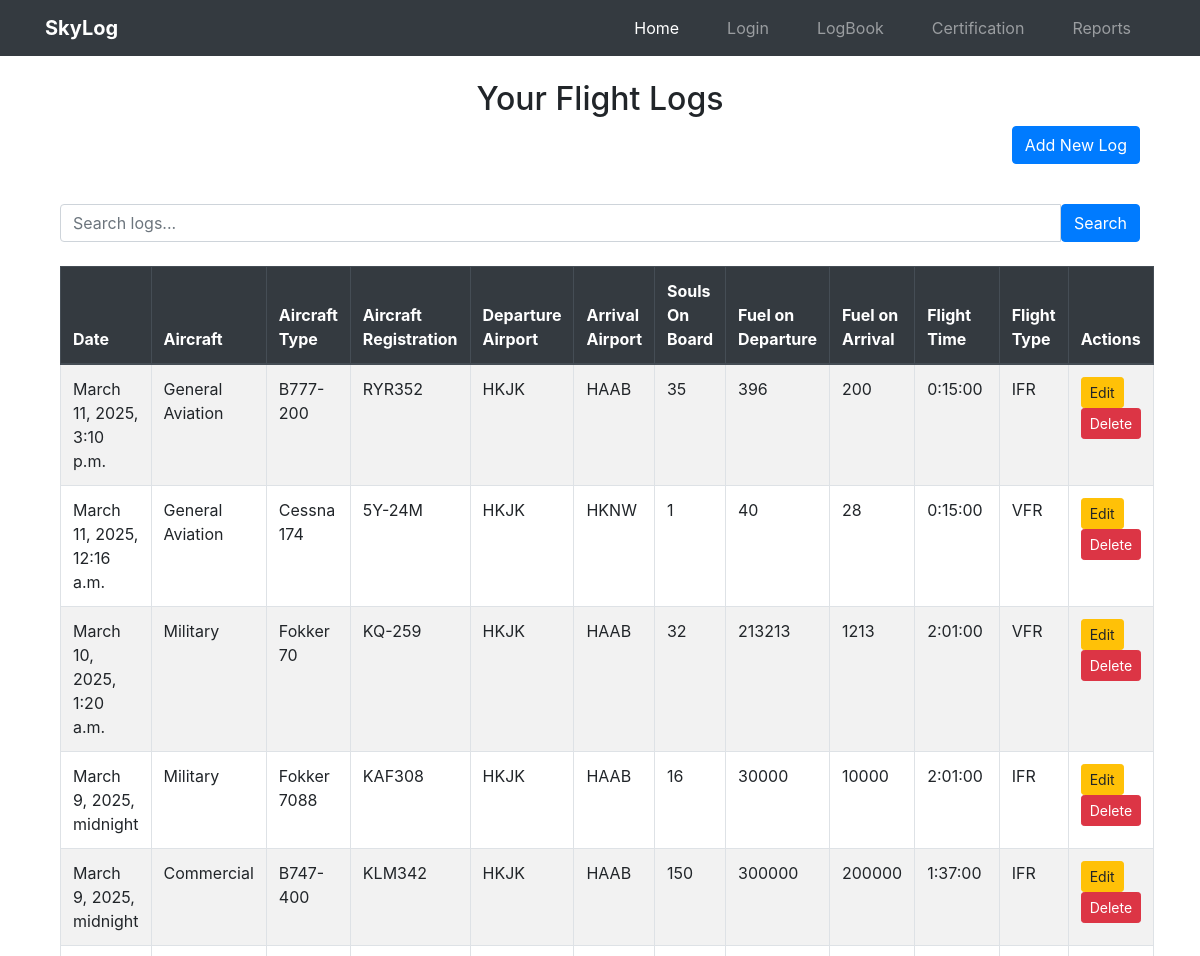
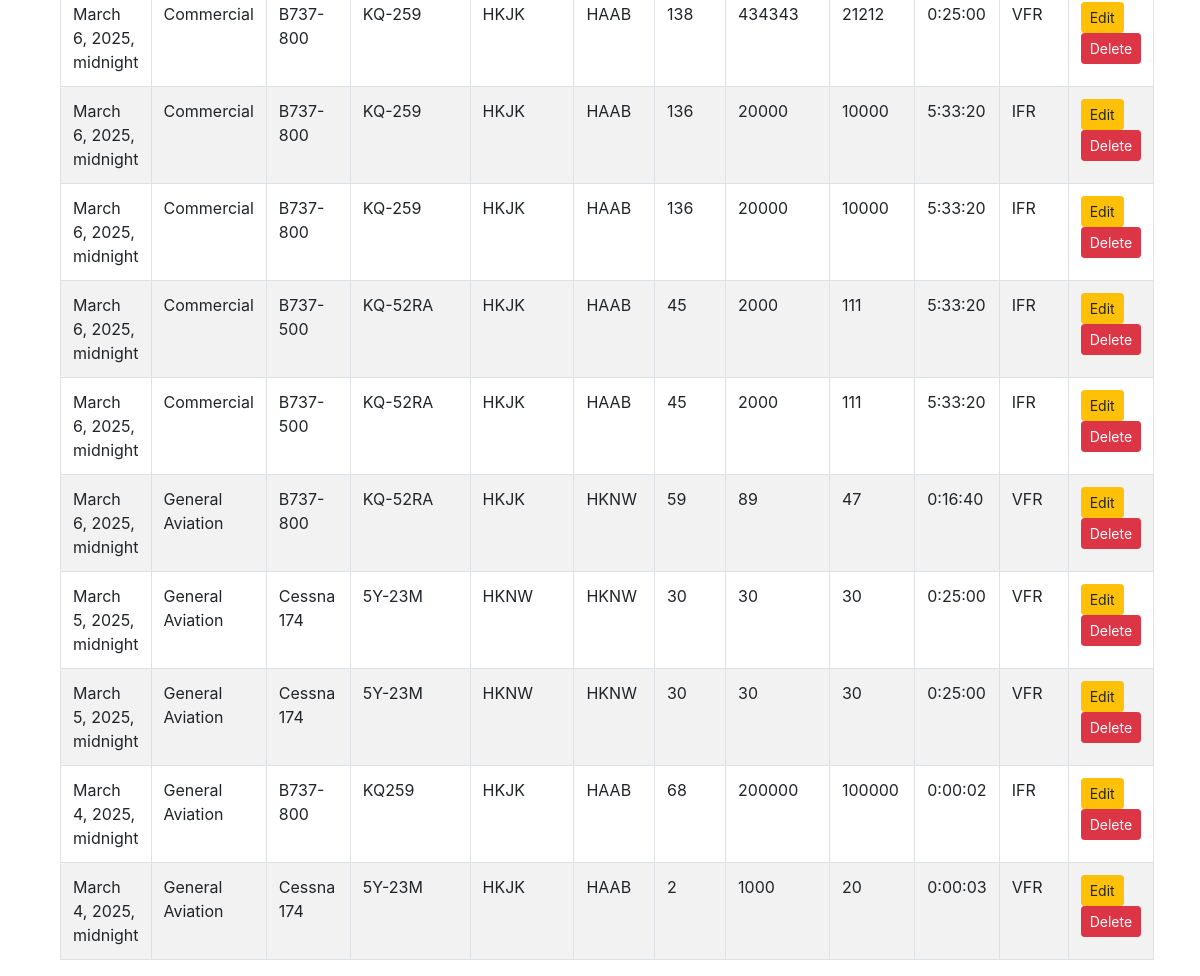
Screenshot of /logbook/logs_list/ (signed in) with the database file from the repository (2 pictures, top to bottom).
### logs/models.py (models this page shows, shortened)
class Log(models.Model):
    user = models.ForeignKey(User, on_delete=models.CASCADE)
    date = models.DateTimeField(default=now)
    AIRCRAFT=[("General Aviation","General Aviation"),("Commercial","Commercial"),("Military","Military")]
    aircraft = models.CharField(max_length=100,choices=AIRCRAFT)
    aircraft_type = models.CharField(max_length=100)
    aircraft_registration = models.CharField(max_length=100)
    departure_airport = models.CharField(max_length=4, validators=[icao_validator])
    arrival_airport = models.CharField(max_length=4, validators=[icao_validator])
    flight_time = models.DurationField()  # timedelta for hours & minutes
    souls_on_board = models.PositiveIntegerField(default=0)
    fuel_on_departure = models.PositiveIntegerField(default=0)
    fuel_on_arrival = models.PositiveIntegerField(default=0)
    remarks = models.TextField(blank=True, null=True)
    PURPOSE=[("Training","Training"),
             ("Recreational","Recreational"),
             ("Cargo_flight","Cargo_flight"),
             ("Passenger_flight","Passenger_flight")
             ]
    purpose = models.CharField(max_length=20,choices=PURPOSE)
    FLIGHT_TYPES = [("VFR", "Visual Flight Rules"), ("IFR", "Instrument Flight Rules")]
    flight_type = models.CharField(max_length=3, choices=FLIGHT_TYPES)
    flight_number = models.CharField(max_length=20, unique=True, default=uuid.uuid4)
    safety_concerns = models.BooleanField(default=False)

### logs/views.py (the view, shortened to what this page needs)
# urls.py: path('logs_list/', views.log_list, name='logs_list'),
@login_required
def log_list(request):
    logs = Log.objects.filter(user=request.user).order_by('-date')
    query = request.GET.get('query')
    return render(request, 'logs/log_list.html', {'logs': logs})

### logs/templates/logs/log_list.html (shortened to what this page needs)
{% extends "others/base.html" %}
{% block content %}
<div class="container mt-4">
    <h2 class="text-center">Your Flight Logs</h2>
    <div class="text-right mb-3 ">
        <a href="{% url 'logs:create_log' %}" class="btn btn-primary">Add New Log</a>
    </div>
    <br>
    <form method="GET" action="{% url 'logs:logs_list' %}" class="mb-4">
        <div class="input-group">
            <input type="text" name="query" class="form-control" placeholder="Search logs..." value="{{ request.GET.query }}">
            <button type="submit" class="btn btn-primary">Search</button>
        </div>
    </form>
    {% if logs %}
    <table class="table table-bordered table-striped">
        <thead class="thead-dark">
            <tr>
                <th>Date</th>
                <th>Aircraft</th>
                <th>Aircraft Type</th>
                <th>Aircraft Registration</th>
                <th>Departure Airport</th>
                <th>Arrival Airport</th>
                <th>Souls On Board</th>
                <th>Fuel on Departure</th>
                <th>Fuel on Arrival</th>
                <th>Flight Time</th>
                <th>Flight Type</th>
                <th>Actions</th>
            </tr>
        </thead>
        <tbody>
            {% for log in logs %}
            <tr>
                <td>{{ log.date }}</td>
                <td>{{ log.aircraft }}</td>
                <td>{{ log.aircraft_type }}</td>
                <td>{{ log.aircraft_registration }}</td>
                <td>{{ log.departure_airport }}</td>
                <td>{{ log.arrival_airport }}</td>
                <td>{{ log.souls_on_board }}</td>
                <td>{{ log.fuel_on_departure }}</td>
                <td>{{ log.fuel_on_arrival }}</td>
                <td>{{ log.flight_time }}</td>
                <td>{{ log.flight_type }}</td>
                 <td>
                    <a href="{% url 'logs:edit_log' log.id %}" class="btn btn-warning btn-sm " >Edit  </a>
                    <a href="{% url 'logs:delete_log' log.id %}" class="btn btn-danger btn-sm ">Delete</a>
                </td>
            </tr>
            {% endfor %}
        </tbody>
    </table>
    {% else %}
    <p class="text-center">No flight logs available.</p>
    {% endif %}
</div>
{% endblock %}

### rows the page displays
Log: date "March 11, 2025, 3:10 p.m.", aircraft "General Aviation", aircraft_type "B777-200", aircraft_registration "RYR352", departure_airport "HKJK", arrival_airport "HAAB", souls_on_board "35", fuel_on_departure "396", fuel_on_arrival "200", flight_time "0:15:00", flight_type "IFR"
Log: date "March 11, 2025, 12:16 a.m.", aircraft "General Aviation", aircraft_type "Cessna 174", aircraft_registration "5Y-24M", departure_airport "HKJK", arrival_airport "HKNW", souls_on_board "1", fuel_on_departure "40", fuel_on_arrival "28", flight_time "0:15:00", flight_type "VFR"
Log: date "March 10, 2025, 1:20 a.m.", aircraft "Military", aircraft_type "Fokker 70", aircraft_registration "KQ-259", departure_airport "HKJK", arrival_airport "HAAB", souls_on_board "32", fuel_on_departure "213213", fuel_on_arrival "1213", flight_time "2:01:00", flight_type "VFR"
Log: date "March 9, 2025, midnight", aircraft "Military", aircraft_type "Fokker 7088", aircraft_registration "KAF308", departure_airport "HKJK", arrival_airport "HAAB", souls_on_board "16", fuel_on_departure "30000", fuel_on_arrival "10000", flight_time "2:01:00", flight_type "IFR"
Log: date "March 9, 2025, midnight", aircraft "Commercial", aircraft_type "B747-400", aircraft_registration "KLM342", departure_airport "HKJK", arrival_airport "HAAB", souls_on_board "150", fuel_on_departure "300000", fuel_on_arrival "200000", flight_time "1:37:00", flight_type "IFR"
Log: date "March 6, 2025, midnight", aircraft "Commercial", aircraft_type "B737-800", aircraft_registration "KQ-259", departure_airport "HKJK", arrival_airport "HAAB", souls_on_board "138", fuel_on_departure "434343", fuel_on_arrival "21212", flight_time "0:25:00", flight_type "VFR"
Log: date "March 6, 2025, midnight", aircraft "Commercial", aircraft_type "B737-800", aircraft_registration "KQ-259", departure_airport "HKJK", arrival_airport "HAAB", souls_on_board "136", fuel_on_departure "20000", fuel_on_arrival "10000", flight_time "5:33:20", flight_type "IFR"
Log: date "March 6, 2025, midnight", aircraft "Commercial", aircraft_type "B737-800", aircraft_registration "KQ-259", departure_airport "HKJK", arrival_airport "HAAB", souls_on_board "136", fuel_on_departure "20000", fuel_on_arrival "10000", flight_time "5:33:20", flight_type "IFR"
Log: date "March 6, 2025, midnight", aircraft "Commercial", aircraft_type "B737-500", aircraft_registration "KQ-52RA", departure_airport "HKJK", arrival_airport "HAAB", souls_on_board "45", fuel_on_departure "2000", fuel_on_arrival "111", flight_time "5:33:20", flight_type "IFR"
Log: date "March 6, 2025, midnight", aircraft "Commercial", aircraft_type "B737-500", aircraft_registration "KQ-52RA", departure_airport "HKJK", arrival_airport "HAAB", souls_on_board "45", fuel_on_departure "2000", fuel_on_arrival "111", flight_time "5:33:20", flight_type "IFR"
Log: date "March 6, 2025, midnight", aircraft "General Aviation", aircraft_type "B737-800", aircraft_registration "KQ-52RA", departure_airport "HKJK", arrival_airport "HKNW", souls_on_board "59", fuel_on_departure "89", fuel_on_arrival "47", flight_time "0:16:40", flight_type "VFR"
Log: date "March 5, 2025, midnight", aircraft "General Aviation", aircraft_type "Cessna 174", aircraft_registration "5Y-23M", departure_airport "HKNW", arrival_airport "HKNW", souls_on_board "30", fuel_on_departure "30", fuel_on_arrival "30", flight_time "0:25:00", flight_type "VFR"
Log: date "March 5, 2025, midnight", aircraft "General Aviation", aircraft_type "Cessna 174", aircraft_registration "5Y-23M", departure_airport "HKNW", arrival_airport "HKNW", souls_on_board "30", fuel_on_departure "30", fuel_on_arrival "30", flight_time "0:25:00", flight_type "VFR"
Log: date "March 4, 2025, midnight", aircraft "General Aviation", aircraft_type "B737-800", aircraft_registration "KQ259", departure_airport "HKJK", arrival_airport "HAAB", souls_on_board "68", fuel_on_departure "200000", fuel_on_arrival "100000", flight_time "0:00:02", flight_type "IFR"
Log: date "March 4, 2025, midnight", aircraft "General Aviation", aircraft_type "Cessna 174", aircraft_registration "5Y-23M", departure_airport "HKJK", arrival_airport "HAAB", souls_on_board "2", fuel_on_departure "1000", fuel_on_arrival "20", flight_time "0:00:03", flight_type "VFR"
